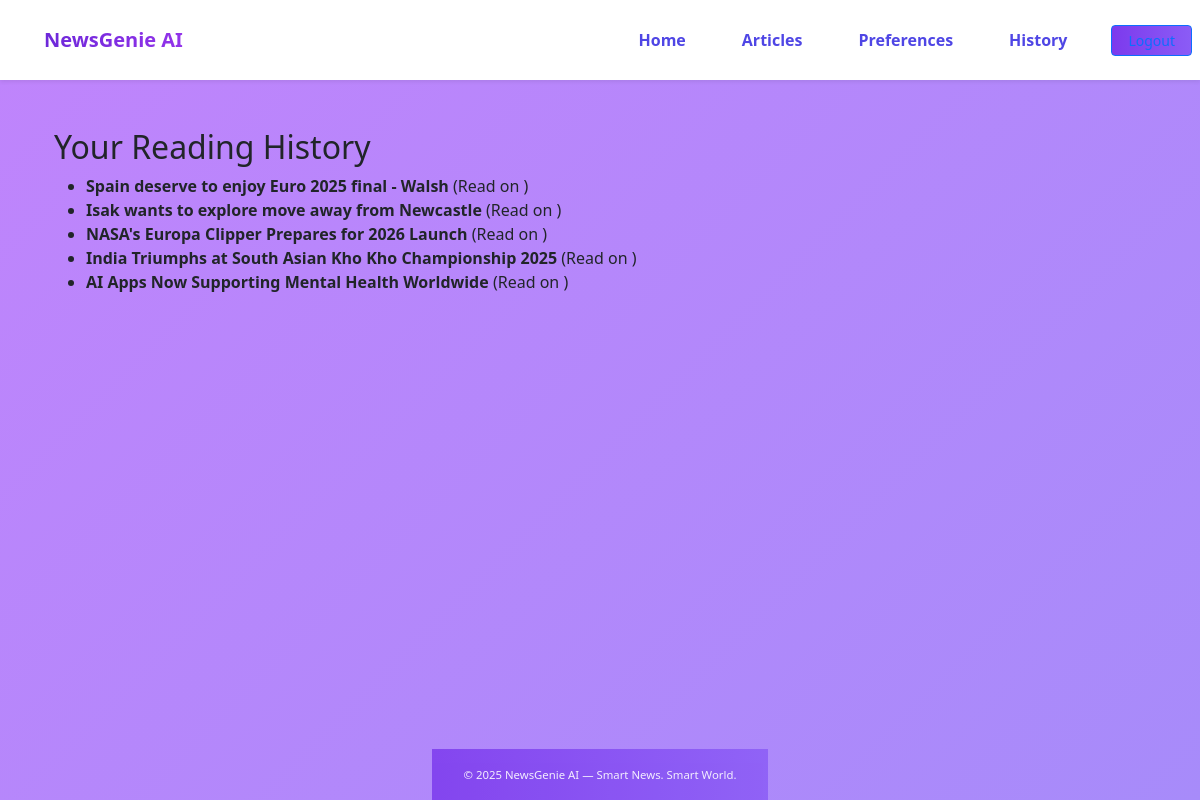
Page /articles/reading-history/ (signed in) on the earlier database version.
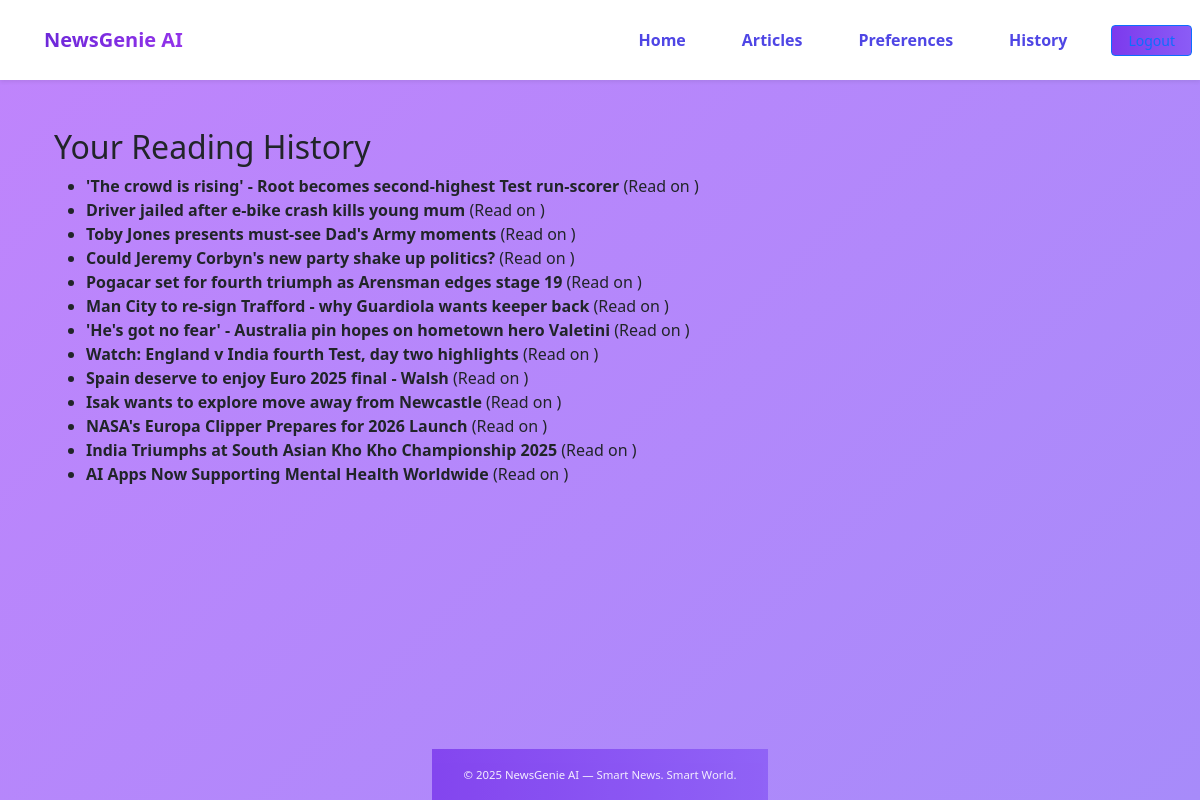
Same page on the later database version.
### news/models.py (models this page shows, shortened)
class ReadingHistory(models.Model):
    user = models.ForeignKey(User, on_delete=models.CASCADE)
    article = models.ForeignKey('Article', on_delete=models.CASCADE)
    timestamp = models.DateTimeField(auto_now_add=True)
    class Meta:
        ordering = ['-timestamp']
        unique_together = ('user', 'article')

class Article(models.Model):
    title = models.CharField(max_length=200)
    content = models.TextField()
    source_url = models.URLField()
    category = models.ForeignKey(Category, on_delete=models.SET_NULL, null=True, blank=True)
    published_date = models.DateTimeField(default=timezone.now)
    created_at = models.DateTimeField(auto_now_add=True)
    audio_file = models.FileField(upload_to='audio/', blank=True, null=True)
    image = models.ImageField(upload_to='articles/', blank=True, null=True)
    author = models.CharField(max_length=255, default="Unknown Source")
    publication_date = models.DateTimeField(null=True, blank=True)
    link = models.URLField(max_length=500, unique=True, null=True, blank=True)
    source = models.CharField(max_length=100, default='Unknown')
    categories = models.ManyToManyField('Category', related_name='multi_articles')
    summary = models.TextField(blank=True, null=True)
    class Meta:
        ordering = ['-published_date']

### news/views.py (the view)
# urls.py: path('reading-history/', reading_history_view, name='reading_history'),  # ✅ function-based view
@login_required
def reading_history_view(request):
    history = ReadingHistory.objects.filter(user=request.user).select_related('article').order_by('-timestamp')
    return render(request, 'news/reading_history.html', {'history': history})

### news/templates/news/reading_history.html
{% extends 'base.html' %}
{% block content %}
  <div class="container mt-4">
    <h2>Your Reading History</h2>
    {% if history %}
      <ul>
        {% for entry in history %}
          <li>
            <strong>{{ entry.article.title }}</strong> (Read on {{ entry.read_at|date:"d M Y, H:i" }})
          </li>
        {% endfor %}
      </ul>
    {% else %}
      <p>You haven't read any articles yet.</p>
    {% endif %}
  </div>
{% endblock %}

### templates/base.html (shortened to what this page needs)
{% load static %}
<!DOCTYPE html>
<html lang="en">
<head>
    <link href="https://cdn.jsdelivr.net/npm/bootstrap@5.3.0/dist/css/bootstrap.min.css" rel="stylesheet">
    <link rel="stylesheet" href="{% static 'css/style.css' %}">
</head>
<body>
    <nav class="navbar navbar-expand-lg bg-white shadow-sm w-100">
        <div class="container-fluid px-4 d-flex justify-content-between align-items-center">
           <a class="navbar-brand fw-bold"
   style="background: linear-gradient(90deg, #6d28d9, #9333ea);
          -webkit-background-clip: text;
          -moz-background-clip: text;
          background-clip: text;
          -webkit-text-fill-color: transparent;
          -moz-text-fill-color: transparent;
          color: transparent;">
</a>
            <div class="collapse navbar-collapse justify-content-end" id="navbarNav">
                <ul class="navbar-nav align-items-center">
                    {% if user.is_authenticated %}
                        <li class="nav-item">
                            <a class="nav-link {% if request.path == '/' %}active{% endif %}" href="{% url 'home' %}">Home</a>
                        </li>
                        <li class="nav-item">
                            <a class="nav-link {% if request.path == '/articles/' %}active{% endif %}" href="{% url 'home' %}">Articles</a>
                        </li>
                        <li class="nav-item">
                            <a class="nav-link {% if request.path == '/preferences/' %}active{% endif %}" href="{% url 'users:preferences' %}">Preferences</a>
                        </li>
                        <li class="nav-item">
                            <a class="nav-link {% if request.path == '/History/' %}active{% endif %}" href="{% url 'news:reading_history' %}">History</a>
                        </li>
                        <li class="nav-item">
                            <form method="post" action="{% url 'logout' %}" class="d-inline">
                                <button type="submit" class="btn btn-sm btn-outline-primary ms-3">Logout</button>
                            </form>
                        </li>
                    {% endif %}
                </ul>
            </div>
        </div>
    </nav>
    <main class="container mt-4">
        {% block content %}
        {% endblock %}
    </main>
    <footer class="footer mt-auto py-3 text-center text-white" style="background: linear-gradient(90deg, #7c3aed, #8b5cf6);">
        <div class="container">
            <small>© 2025 NewsGenie AI — Smart News. Smart World.</small>
        </div>
    </footer>
</body>
</html>

### static/css/style.css (style rules this page uses)
* { margin: 0; padding: 0; box-sizing: border-box; }
body { font-family: 'Segoe UI', sans-serif; background: linear-gradient(135deg, #c084fc, #a78bfa); min-height: 100vh; display: flex; flex-direction: column; align-items: center; }
.navbar { padding: 20px 0; text-align: center; background: white; box-shadow: 0 2px 4px rgba(0, 0, 0, 0.1); }
.navbar a { margin: 0 20px; text-decoration: none; color: #4f46e5; font-weight: bold; }
form input[type="submit"], form button { width: 100%; padding: 12px; background: linear-gradient(90deg, #7c3aed, #8b5cf6); color: white; border: none; border-radius: 8px; font-size: 15px; font-weight: 600; cursor: pointer; transition: background 0.3s; }
.footer { margin-top: auto; padding: 20px; font-size: 13px; color: #fff; text-align: center; opacity: 0.85; }

Differences in the rows shown:
added ReadingHistory: article "'The crowd is rising' - Root becomes second-highest Test run-scorer"
added ReadingHistory: article "Driver jailed after e-bike crash kills young mum"
added ReadingHistory: article "Toby Jones presents must-see Dad's Army moments"
added ReadingHistory: article "Could Jeremy Corbyn's new party shake up politics?"
added ReadingHistory: article "Pogacar set for fourth triumph as Arensman edges stage 19"
added ReadingHistory: article "Man City to re-sign Trafford - why Guardiola wants keeper back"
added ReadingHistory: article "'He's got no fear' - Australia pin hopes on hometown hero Valetini"
added ReadingHistory: article "Watch: England v India fourth Test, day two highlights"
